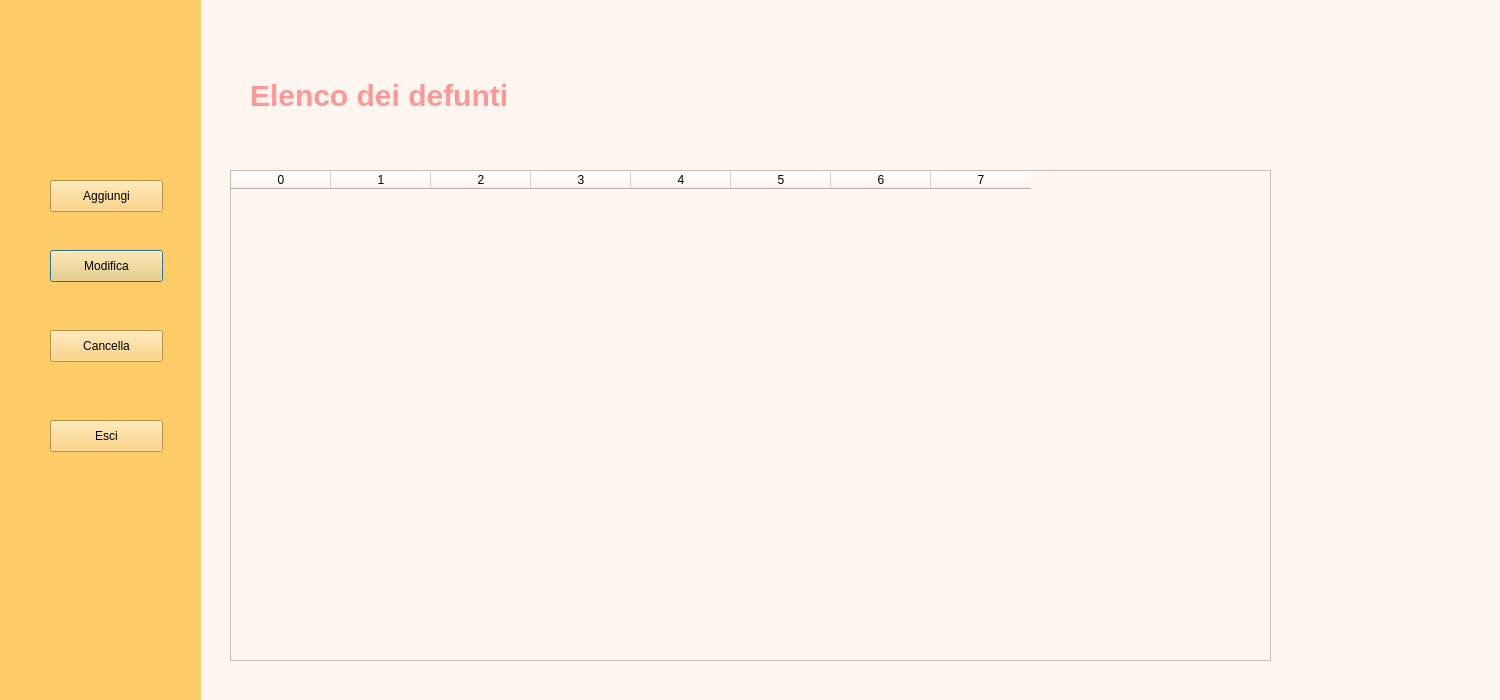
<?xml version="1.0" encoding="UTF-8"?>
<ui version="4.0">
 <class>Dialog</class>
 <widget class="QDialog" name="Dialog">
  <property name="geometry">
   <rect>
    <x>0</x>
    <y>0</y>
    <width>1500</width>
    <height>700</height>
   </rect>
  </property>
  <property name="windowTitle">
   <string>Dialog</string>
  </property>
  <property name="styleSheet">
   <string notr="true">
background-color: rgb(238, 238, 238);
background-color: rgb(255, 247, 239);</string>
  </property>
  <widget class="QWidget" name="widget" native="true">
   <property name="geometry">
    <rect>
     <x>0</x>
     <y>0</y>
     <width>201</width>
     <height>851</height>
    </rect>
   </property>
   <property name="styleSheet">
    <string notr="true">background-color: rgb(254, 204, 102);</string>
   </property>
   <widget class="QPushButton" name="btnModifica">
    <property name="geometry">
     <rect>
      <x>50</x>
      <y>250</y>
      <width>113</width>
      <height>32</height>
     </rect>
    </property>
    <property name="text">
     <string>Modifica</string>
    </property>
   </widget>
   <widget class="QPushButton" name="btnCancella">
    <property name="geometry">
     <rect>
      <x>50</x>
      <y>330</y>
      <width>113</width>
      <height>32</height>
     </rect>
    </property>
    <property name="text">
     <string>Cancella</string>
    </property>
   </widget>
   <widget class="QPushButton" name="btnEsci">
    <property name="geometry">
     <rect>
      <x>50</x>
      <y>420</y>
      <width>113</width>
      <height>32</height>
     </rect>
    </property>
    <property name="text">
     <string>Esci</string>
    </property>
   </widget>
   <widget class="QPushButton" name="btnAggiungi">
    <property name="geometry">
     <rect>
      <x>50</x>
      <y>180</y>
      <width>113</width>
      <height>32</height>
     </rect>
    </property>
    <property name="text">
     <string>Aggiungi</string>
    </property>
   </widget>
  </widget>
  <widget class="QLabel" name="label">
   <property name="geometry">
    <rect>
     <x>250</x>
     <y>50</y>
     <width>311</width>
     <height>91</height>
    </rect>
   </property>
   <property name="styleSheet">
    <string notr="true">font-size: 30px;
font: bold;
color: rgb(255, 151, 151);
background-color: transparent;</string>
   </property>
   <property name="text">
    <string>Elenco dei defunti</string>
   </property>
  </widget>
  <widget class="QTableWidget" name="tableWidget">
   <property name="geometry">
    <rect>
     <x>230</x>
     <y>170</y>
     <width>1041</width>
     <height>491</height>
    </rect>
   </property>
   <column>
    <property name="text">
     <string>0</string>
    </property>
   </column>
   <column>
    <property name="text">
     <string>1</string>
    </property>
   </column>
   <column>
    <property name="text">
     <string>2</string>
    </property>
   </column>
   <column>
    <property name="text">
     <string>3</string>
    </property>
   </column>
   <column>
    <property name="text">
     <string>4</string>
    </property>
   </column>
   <column>
    <property name="text">
     <string>5</string>
    </property>
   </column>
   <column>
    <property name="text">
     <string>6</string>
    </property>
   </column>
   <column>
    <property name="text">
     <string>7</string>
    </property>
   </column>
  </widget>
  <widget class="QLabel" name="image">
   <property name="geometry">
    <rect>
     <x>209</x>
     <y>5</y>
     <width>1291</width>
     <height>691</height>
    </rect>
   </property>
   <property name="styleSheet">
    <string notr="true">background-image: url(:/newPrefix/3.jpg);</string>
   </property>
   <property name="text">
    <string/>
   </property>
  </widget>
  <zorder>image</zorder>
  <zorder>widget</zorder>
  <zorder>label</zorder>
  <zorder>tableWidget</zorder>
 </widget>
 <resources>
  <include location="../source.qrc"/>
 </resources>
 <connections/>
</ui>
